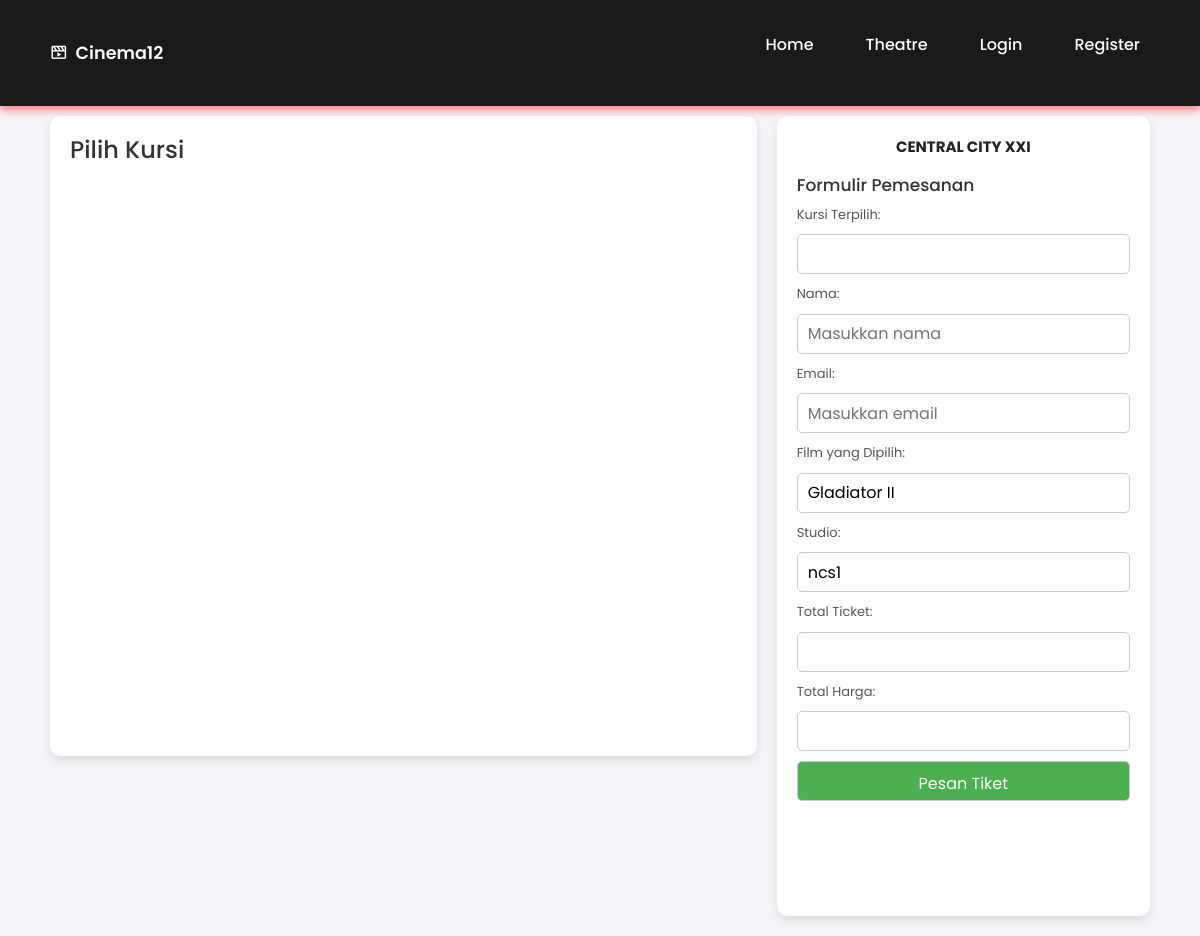
The page /pesanticket.php?id=5&theatre_id=1&show_time=2024-12-02+03:52:23 on the database its author committed.
### tables this page shows
CREATE TABLE `theatres` (
  `id` int(11) NOT NULL,
  `name` varchar(255) NOT NULL,
  `location` varchar(255) DEFAULT NULL,
  `contact` varchar(100) DEFAULT NULL,
  `created_at` timestamp NOT NULL DEFAULT current_timestamp(),
  `updated_at` timestamp NOT NULL DEFAULT current_timestamp() ON UPDATE current_timestamp(),
  `kapasitas` int(11) DEFAULT NULL
);

CREATE TABLE `jadwal` (
  `id` int(11) NOT NULL,
  `movie_id` int(11) NOT NULL,
  `theatre_id` int(11) NOT NULL,
  `show_time` datetime DEFAULT NULL,
  `show_time2` datetime DEFAULT NULL,
  `show_time3` datetime DEFAULT NULL,
  `show_time4` datetime DEFAULT NULL,
  `price` decimal(10,2) NOT NULL,
  `created_at` timestamp NOT NULL DEFAULT current_timestamp(),
  `updated_at` timestamp NOT NULL DEFAULT current_timestamp() ON UPDATE current_timestamp(),
  `kapasitas_kursi` int(11) DEFAULT NULL,
  `studio_id` int(11) DEFAULT NULL
);

CREATE TABLE `movies` (
  `id` int(11) NOT NULL,
  `title` varchar(255) NOT NULL,
  `synopsis` text DEFAULT NULL,
  `duration` int(11) NOT NULL,
  `genre` varchar(100) DEFAULT NULL,
  `poster_url` varchar(255) DEFAULT NULL,
  `trailer_url` varchar(255) DEFAULT NULL,
  `Tahun_Rilis` int(11) DEFAULT NULL
);

CREATE TABLE `studio` (
  `id_studio` int(11) NOT NULL,
  `id_theatres` int(11) NOT NULL,
  `nama_studio` varchar(255) NOT NULL,
  `kapasitas` int(11) NOT NULL
);

### pesanticket.php (the view, shortened to what this page needs)
<?php
include 'koneksi.php';
$jadwal_id = isset($_GET['id']) ? $_GET['id'] : null;
$query = "SELECT jadwal.*, movies.id AS movie_id, movies.title AS film, studio.nama_studio, jadwal.theatre_id, jadwal.studio_id
          FROM jadwal
          JOIN movies ON jadwal.movie_id = movies.id
          JOIN studio ON jadwal.studio_id = studio.id_studio
          WHERE jadwal.id = ?";
$stmt = $db->prepare($query);
$stmt->bind_param("i", $jadwal_id);
$stmt->execute();
$result = $stmt->get_result();
$jadwal = $result->fetch_assoc();
$queryTheater = "SELECT name FROM theatres WHERE id = ?";
$stmtTheater = $db->prepare($queryTheater);
$stmtTheater->bind_param("i", $jadwal['theatre_id']);
$stmtTheater->execute();
$resultTheater = $stmtTheater->get_result();
$theaterData = $resultTheater->fetch_assoc();
$theaterName = $theaterData ? $theaterData['name'] : 'Studio tidak ditemukan';
?>
<!DOCTYPE html>
<html lang="en">
<head>
    <link rel="stylesheet" href="https://cdnjs.cloudflare.com/ajax/libs/font-awesome/6.0.0/css/all.min.css">
    <link rel="stylesheet" href="user.css">
    <link rel="stylesheet" href="https://cdn.jsdelivr.net/npm/bootstrap@5.3.3/dist/css/bootstrap.min.css">
</head>
<body>
    <?php include "Layout/header.php" ?>
    <div class="container">
        <div class="seat-selection">
            <h2>Pilih Kursi</h2>
        </div>
        <div class="form-container">
            <p class="text-center"><?php echo htmlspecialchars($theaterName); ?></p>
            <h2>Formulir Pemesanan</h2>
            <form action="proses_pesan_ticket.php" method="POST">
                <label for="seat">Kursi Terpilih:</label>
                <input type="text" id="seat" name="seat" readonly required>
                <label for="nama">Nama:</label>
                <input type="text" id="nama" name="nama" required placeholder="Masukkan nama">
                <label for="email">Email:</label>
                <input type="text" id="customer_email" name="customer_email" placeholder="Masukkan email" required>
                <label for="film">Film yang Dipilih:</label>
                <input type="text" id="film" name="film" value="<?php echo htmlspecialchars($jadwal['film']); ?>" readonly required>
                <label for="studio">Studio:</label>
                <input type="text" id="studio" name="studio" value="<?php echo htmlspecialchars($jadwal['nama_studio']); ?>" readonly required>
                <label for="total_ticket">Total Ticket:</label>
                <input type="number" id="total_ticket" name="total_ticket" readonly required>
                <label for="total_harga">Total Harga:</label>
                <input type="number" id="total_harga" name="total_harga" readonly required>
                <button type="submit">Pesan Tiket</button>
            </form>
        </div>
    </div>
</body>
</html>

### user.css (style rules this page uses)
* { font-family: 'Poppins', sans-serif; box-sizing: border-box; text-decoration: none !important; list-style: none; margin: 0; padding: 0; }
:root { --main-color:#4E9F3D; --text-color:#FBFBFB; --bg-color:#191A19; }

### pesanticket.php (style rules this page uses)
* { margin: 0; padding: 0; box-sizing: border-box; }
body { font-family: Arial, sans-serif; background-color: #f4f4f9; }
.container { margin-top:8%; display: flex; flex-direction: row; justify-content: space-between; padding: 20px; gap: 20px; }
.seat-selection { flex: 2; height: auto; padding: 20px; background: white; box-shadow: 0 4px 8px rgba(0, 0, 0, 0.1); border-radius: 10px; overflow-y: auto; max-height: 80vh; }
.seat-selection h2 { margin-bottom: 20px; font-size: 24px; color: #333; }
.form-container { flex: 1; height: 800px; padding: 20px; background: white; box-shadow: 0 4px 8px rgba(0, 0, 0, 0.1); border-radius: 10px; }
.form-container h2 { margin-bottom: 10px; font-size: 17px; color: #333; }
.form-container form { display: flex; flex-direction: column; gap: 10px; }
.form-container label { font-size: 13px; color: #555; }
.form-container input, .form-container select, .form-container button { padding: 10px; font-size: 16px; border: 1px solid #ccc; border-radius: 5px; outline: none; height: 40px; width: 100%; }
.form-container button { background-color: #4caf50; color: white; cursor: pointer; }
.form-container p { font-size: 15px; font-weight: bold; }

### rows shown on the page
theatres: name "CENTRAL CITY XXI"
jadwal: film "Gladiator II", studio "ncs1"
